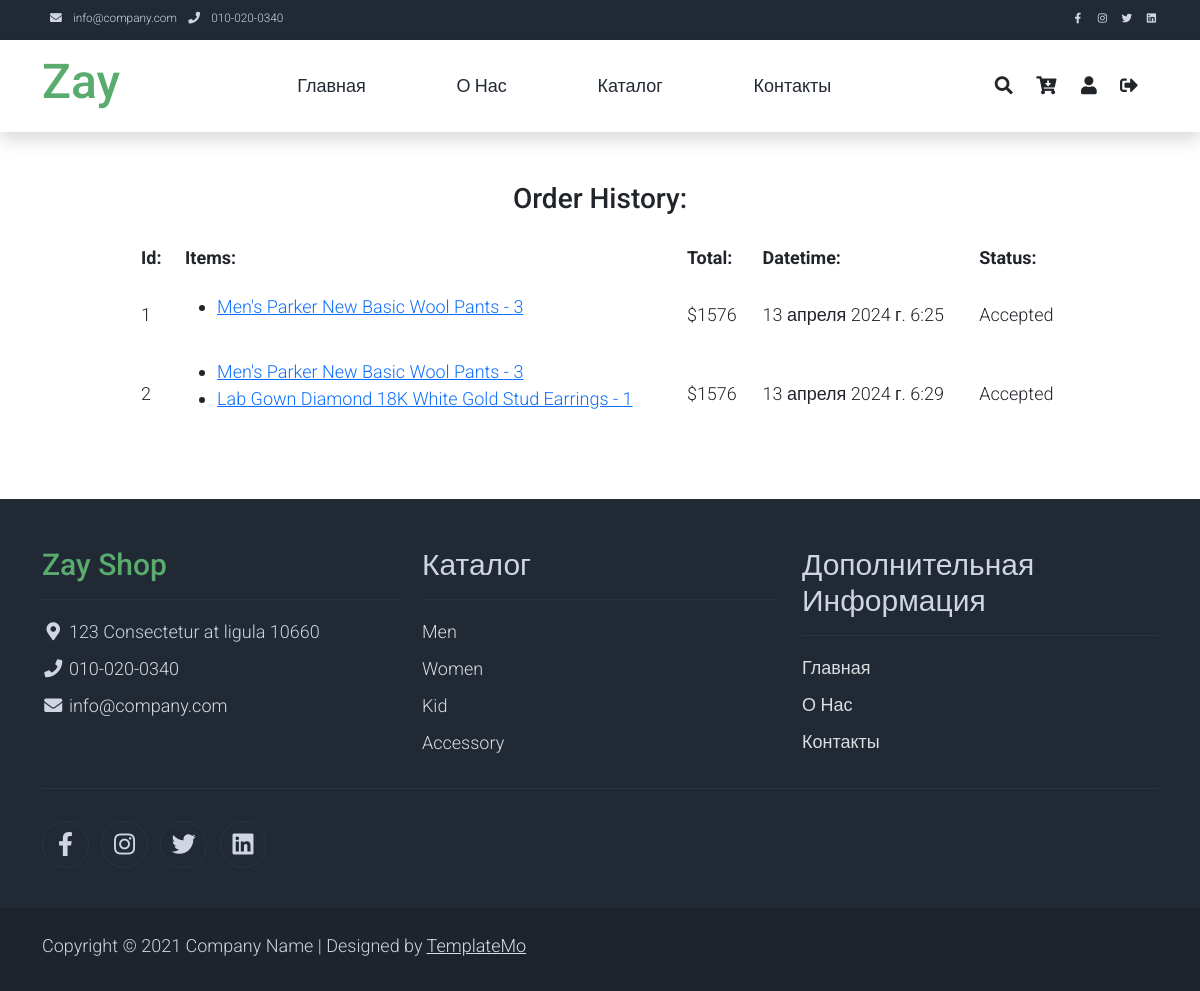
/history (signed in), run on the app's committed database.
### shopapp/models.py (models this page shows, shortened)
class Order(models.Model):
    customer = models.ForeignKey('CustomUser', on_delete=models.CASCADE)
    items = models.ManyToManyField('OrderItem')
    total = models.PositiveBigIntegerField()
    datetime = models.DateTimeField(default=timezone.now())
    status = models.CharField(max_length=100, choices=ORDER_STATUSES)
    class Meta:
        verbose_name = 'Order'
        verbose_name_plural = 'Orders'

class OrderItem(models.Model):
    product = models.ForeignKey('Product', on_delete=models.CASCADE)
    quantity = models.PositiveSmallIntegerField(default=1)
    total = models.PositiveIntegerField()
    class Meta:
        verbose_name = 'Order Item'
        verbose_name_plural = 'Order Items'

class Product(models.Model):
    name = models.CharField(max_length=255)
    description = models.TextField()
    thumb = models.ImageField(upload_to='thumbs/')
    images = models.ManyToManyField('ProductImage')
    brand = models.ForeignKey('Brand', on_delete=models.CASCADE)
    category = models.ForeignKey('Category', on_delete=models.CASCADE)
    gender = models.ForeignKey('Gender', on_delete=models.CASCADE)
    price = models.PositiveIntegerField(default=0)
    order_counter = models.PositiveIntegerField(default=0)
    popular = models.BooleanField(default=False)
    class Meta:
        verbose_name = 'Product'
        verbose_name_plural = 'Products'

class Gender(models.Model):
    name = models.CharField(max_length=255)
    class Meta:
        verbose_name = 'Gender'
        verbose_name_plural = 'Genders'

### shopapp/views.py (the view)
# urls.py: path('history', historyView, name='history_url'),
def historyView(request):
    if not request.user.is_authenticated:
        return redirect('login_url')
    genders = Gender.objects.all()
    categories = Category.objects.filter(popular=True)[:3]
    popular_products = Product.objects.filter(popular=True)[:3]
    orders = Order.objects.filter(customer=request.user)
    context = {
        'categories': categories,
        'genders': genders,
        'popular_products': popular_products,
        'orders': orders
    }
    return render(request, template_name='history.html', context=context)

### templates/history.html
{% extends 'base.html' %}
{% load cart_tag %}
{% load static %}
{% block content %}
    <div id="content" style="margin-top: 50px; margin-bottom: 50px;">
        <div class="page-heading" style="background: none">
            <div class="container" align="center">
                <h3 align="center">Order History:</h3>
                <table style="width: 80vw; border-collapse: separate; border-spacing: 20px;">
                    <tr>
                        <th>Id:</th>
                        <th>Items:</th>
                        <th>Total:</th>
                        <th>Datetime:</th>
                        <th>Status:</th>
                    </tr>
                    {% for order in orders %}
                        <tr>
                            <td>{{ order.id }}</td>
                            <td>
                                <ul>
                                    {% for item in order.items.all %}
                                        <li>
                                            <a href="{% url 'product_detail_url' item.product.id %}">
                                                {{ item.product.name }} - {{ item.quantity }}
                                            </a>
                                        </li>
                                    {% endfor %}
                                </ul>
                            </td>
                            <td>${{ order.total }}</td>
                            <td>{{ order.datetime }}</td>
                            <td>{{ order.status }}</td>
                        </tr>
                    {% endfor %}
                </table>
            </div>
        </div>
    </div>
{% endblock content %}

### templates/base.html (shortened to what this page needs)
{% load static %}
<!DOCTYPE html>
<html lang="en">
<head>
    <link rel="stylesheet" href="{% static 'css/bootstrap.min.css' %}">
    <link rel="stylesheet" href="{% static 'css/templatemo.css' %}">
    <link rel="stylesheet" href="{% static 'css/custom.css' %}">
    <link rel="stylesheet" href="{% static 'css/fontawesome.min.css' %}">
    <link rel="stylesheet" href="{% static 'css/fontawesome.css' %}">
    <link rel="stylesheet" href="{% static 'css/login.css' %}">
</head>
<body>
    <nav class="navbar navbar-expand-lg bg-dark navbar-light d-none d-lg-block" id="templatemo_nav_top">
        <div class="container text-light">
            <div class="w-100 d-flex justify-content-between">
                <div>
                    <i class="fa fa-envelope mx-2"></i>
                    <a class="navbar-sm-brand text-light text-decoration-none" href="mailto:info@company.com">info@company.com</a>
                    <i class="fa fa-phone mx-2"></i>
                    <a class="navbar-sm-brand text-light text-decoration-none" href="tel:010-020-0340">010-020-0340</a>
                </div>
                <div>
                    <a class="text-light" href="https://fb.com/templatemo" target="_blank" rel="sponsored"><i class="fab fa-facebook-f fa-sm fa-fw me-2"></i></a>
                    <a class="text-light" href="https://www.instagram.com/" target="_blank"><i class="fab fa-instagram fa-sm fa-fw me-2"></i></a>
                    <a class="text-light" href="https://twitter.com/" target="_blank"><i class="fab fa-twitter fa-sm fa-fw me-2"></i></a>
                    <a class="text-light" href="https://www.linkedin.com/" target="_blank"><i class="fab fa-linkedin fa-sm fa-fw"></i></a>
                </div>
            </div>
        </div>
    </nav>
    <nav class="navbar navbar-expand-lg navbar-light shadow">
        <div class="container d-flex justify-content-between align-items-center">
            <a class="navbar-brand text-success logo h1 align-self-center" href="{% url 'home_url' %}">
                Zay
            </a>
            <div class="align-self-center collapse navbar-collapse flex-fill  d-lg-flex justify-content-lg-between" id="templatemo_main_nav">
                <div class="flex-fill">
                    <ul class="nav navbar-nav d-flex justify-content-between mx-lg-auto">
                        <li class="nav-item">
                            <a class="nav-link" href="{% url 'home_url' %}">Главная</a>
                        </li>
                        <li class="nav-item">
                            <a class="nav-link" href="{% url 'about_us_url' %}">О Нас</a>
                        </li>
                        <li class="nav-item">
                            <a class="nav-link" href="{% url 'product_all_url' %}">Каталог</a>
                        </li>
                        <li class="nav-item">
                            <a class="nav-link" href="{% url 'contact_url' %}">Контакты</a>
                        </li>
                    </ul>
                </div>
                <div class="navbar align-self-center d-flex">
                    <a class="nav-icon d-none d-lg-inline" href="#" data-bs-toggle="modal" data-bs-target="#templatemo_search">
                        <i class="fa fa-fw fa-search text-dark mr-2"></i>
                    </a>
                    <a class="nav-icon position-relative text-decoration-none" href="{% url 'cart_detail' %}">
                        <i class="fa fa-fw fa-cart-arrow-down text-dark mr-1"></i>
                    </a>
                    {% if user.is_authenticated %}
                        <a class="nav-icon position-relative text-decoration-none" href="{% url 'profile_url' %}">
                            <i class="fa fa-fw fa-user text-dark mr-3"></i>
                        </a>
                        <a class="nav-icon position-relative text-decoration-none" href="{% url 'logout_url' %}">
                            <i class="fa fa-sign-out-alt text-dark mr-3"></i>
                        </a>
                    {% else %}
                        <a class="nav-icon position-relative" href="{% url 'login_url' %}">
                            <i class="fa fa-sign-in-alt text-dark mr-3" aria-hidden="true"></i>
                        </a>
                    {% endif %}
                </div>
            </div>
        </div>
    </nav>
    {% block content %}
    {% endblock content %}
    <footer class="bg-dark" id="tempaltemo_footer">
        <div class="container">
            <div class="row">
                <div class="col-md-4 pt-5">
                    <h2 class="h2 text-success border-bottom pb-3 border-light logo">Zay Shop</h2>
                    <ul class="list-unstyled text-light footer-link-list">
                        <li>
                            <i class="fas fa-map-marker-alt fa-fw"></i>
                            123 Consectetur at ligula 10660
                        </li>
                        <li>
                            <i class="fa fa-phone fa-fw"></i>
                            <a class="text-decoration-none" href="tel:010-020-0340">010-020-0340</a>
                        </li>
                        <li>
                            <i class="fa fa-envelope fa-fw"></i>
                            <a class="text-decoration-none" href="mailto:info@company.com">info@company.com</a>
                        </li>
                    </ul>
                </div>
                <div class="col-md-4 pt-5">
                    <h2 class="h2 text-light border-bottom pb-3 border-light">Каталог</h2>
                    <ul class="list-unstyled text-light footer-link-list">
                        {% for gender in genders %}
                            <li><a class="text-decoration-none" href="#">{{ gender.name }}</a></li>
                        {% endfor %}
                    </ul>
                </div>
                <div class="col-md-4 pt-5">
                    <h2 class="h2 text-light border-bottom pb-3 border-light">Дополнительная Информация</h2>
                    <ul class="list-unstyled text-light footer-link-list">
                        <li><a class="text-decoration-none" href="{% url 'home_url' %}">Главная</a></li>
                        <li><a class="text-decoration-none" href="{% url 'about_us_url' %}">О Нас</a></li>
                        <li><a class="text-decoration-none" href="#">Контакты</a></li>
                    </ul>
                </div>
            </div>
            <div class="row text-light mb-4">
                <div class="col-12 mb-3">
                    <div class="w-100 my-3 border-top border-light"></div>
                </div>
                <div class="col-auto me-auto">
                    <ul class="list-inline text-left footer-icons">
                        <li class="list-inline-item border border-light rounded-circle text-center">
                            <a class="text-light text-decoration-none" target="_blank" href="http://facebook.com/"><i class="fab fa-facebook-f fa-lg fa-fw"></i></a>
                        </li>
                        <li class="list-inline-item border border-light rounded-circle text-center">
                            <a class="text-light text-decoration-none" target="_blank" href="https://www.instagram.com/"><i class="fab fa-instagram fa-lg fa-fw"></i></a>
                        </li>
                        <li class="list-inline-item border border-light rounded-circle text-center">
                            <a class="text-light text-decoration-none" target="_blank" href="https://twitter.com/"><i class="fab fa-twitter fa-lg fa-fw"></i></a>
                        </li>
                        <li class="list-inline-item border border-light rounded-circle text-center">
                            <a class="text-light text-decoration-none" target="_blank" href="https://www.linkedin.com/"><i class="fab fa-linkedin fa-lg fa-fw"></i></a>
                        </li>
                    </ul>
                </div>
            </div>
        </div>
        <div class="w-100 bg-black py-3">
            <div class="container">
                <div class="row pt-2">
                    <div class="col-12">
                        <p class="text-left text-light">
                            Copyright &copy; 2021 Company Name
                            | Designed by <a rel="sponsored" href="https://templatemo.com" target="_blank">TemplateMo</a>
                        </p>
                    </div>
                </div>
            </div>
        </div>
    </footer>
</body>
</html>

### static/css/templatemo.css (style rules this page uses)
body, ul, li, p, a, label, input, div { font-family: 'Roboto', sans-serif; font-size: 18px !important; font-weight: 300 !important; }
.h1 { font-family: 'Roboto', sans-serif; font-size: 48px !important; font-weight: 200 !important; }
.h2 { font-family: 'Roboto', sans-serif; font-size: 30px !important; font-weight: 300; }
.logo { font-weight: 500 !important; }
.text-success { color: #59ab6e !important; }
.text-light { color: #cfd6e1 !important; }
.bg-dark { background-color: #212934 !important; }
.bg-black { background-color: #1d242d !important; }
#templatemo_nav_top { min-height: 40px; }
#templatemo_nav_top * { font-size: .9em !important; }
#templatemo_main_nav a { color: #212934; }
#templatemo_main_nav .navbar .nav-icon { margin-right: 20px; }
#tempaltemo_footer a { color: #dcdde1; }
#tempaltemo_footer ul.footer-link-list li { padding-top: 10px; }
#tempaltemo_footer ul.footer-icons li { width: 2.6em; height: 2.6em; line-height: 2.6em; }
#tempaltemo_footer .border-light { border-color: #2d343f !important; }
@media (min-width: 768px) { #templatemo_main_nav .navbar-nav { max-width: 450px; } }
@media (min-width: 992px) { #templatemo_main_nav .navbar-nav { max-width: 550px; } }

### data on the page
Order: id "1", total "1576", datetime "13 апреля 2024 г. 6:25", status "Accepted"
OrderItem: product.name "Men's Parker New Basic Wool Pants", quantity "3"
Order: id "2", total "1576", datetime "13 апреля 2024 г. 6:29", status "Accepted"
OrderItem: product.name "Lab Gown Diamond 18K White Gold Stud Earrings", quantity "1"
Gender: name "Men"
Gender: name "Women"
Gender: name "Kid"
Gender: name "Accessory"
